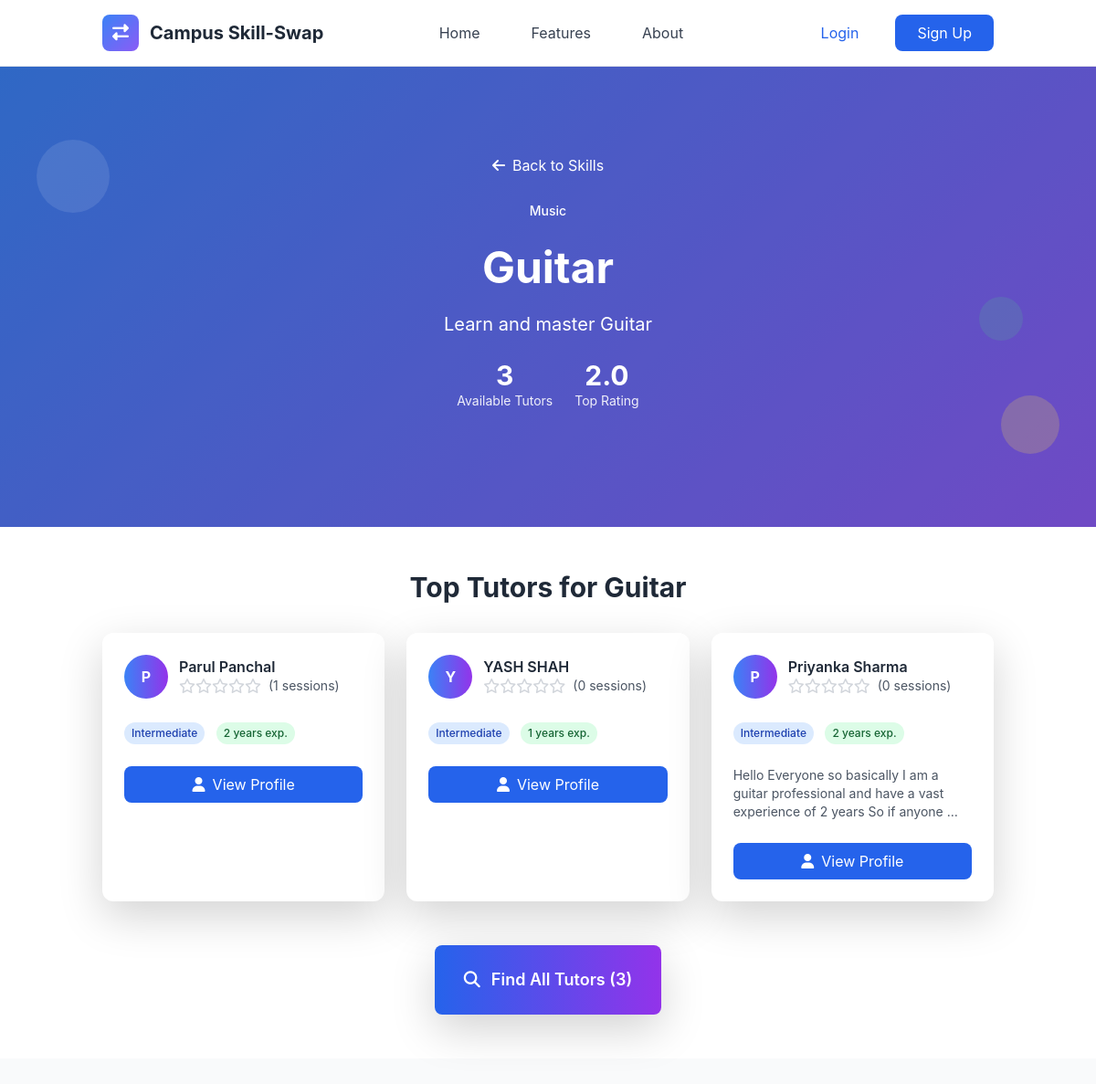
Page /skills/33/ on the committed database.
### skills/models.py (models this page shows, shortened)
class Skill(models.Model):
    name = models.CharField(max_length=100)
    category = models.ForeignKey(SkillCategory, on_delete=models.CASCADE, related_name='skills')
    description = models.TextField(blank=True)
    is_popular = models.BooleanField(default=False)
    created_at = models.DateTimeField(auto_now_add=True)
    updated_at = models.DateTimeField(auto_now=True)
    class Meta:
        ordering = ['category__name', 'name']
        unique_together = ['name', 'category']

class SkillCategory(models.Model):
    name = models.CharField(max_length=100, unique=True)
    description = models.TextField(blank=True)
    icon = models.CharField(max_length=50, blank=True, help_text="CSS icon class")
    color = models.CharField(max_length=7, default='#3B82F6', help_text="Hex color code")
    is_active = models.BooleanField(default=True)
    created_at = models.DateTimeField(auto_now_add=True)
    updated_at = models.DateTimeField(auto_now=True)
    class Meta:
        ordering = ['name']
        verbose_name_plural = "Skill Categories"
        db_table = 'category'

class OfferedSkill(models.Model):
    PROFICIENCY_LEVELS = [
        ('beginner', 'Beginner'),
        ('intermediate', 'Intermediate'),
        ('advanced', 'Advanced'),
        ('expert', 'Expert'),
    ]
    user = models.ForeignKey(User, on_delete=models.CASCADE, related_name='offered_skills')
    skill = models.ForeignKey(Skill, on_delete=models.CASCADE, related_name='offered_by_users')
    proficiency_level = models.CharField(max_length=20, choices=PROFICIENCY_LEVELS)
    description = models.TextField(blank=True, help_text="Describe your experience with this skill")
    years_of_experience = models.PositiveIntegerField(default=0)
    is_active = models.BooleanField(default=True)
    teaching_preference = models.CharField(max_length=20, choices=[
        ('online', 'Online Only'),
        ('in_person', 'In-Person Only'),
        ('both', 'Both Online and In-Person'),
    ], default='both')
    max_students_per_session = models.PositiveIntegerField(default=1)
    created_at = models.DateTimeField(auto_now_add=True)
    updated_at = models.DateTimeField(auto_now=True)
    total_sessions = models.PositiveIntegerField(default=0)
    average_rating = models.FloatField(default=0.0)
    class Meta:
        ordering = ['-created_at']
        unique_together = ['user', 'skill']
        db_table = 'offeredskill'

### skills/views.py (the view)
# urls.py: path('<int:pk>/', views.SkillDetailView.as_view(), name='skill_detail'),
class SkillDetailView(DetailView):
    model = Skill
    template_name = 'skills/skill_detail.html'
    context_object_name = 'skill'
    def get_context_data(self, **kwargs):
        context = super().get_context_data(**kwargs)
        skill = self.get_object()
        top_tutors = (OfferedSkill.objects
                     .filter(skill=skill, is_active=True)
                     .select_related('user')
                     .order_by('-average_rating', '-total_sessions')[:3])
        context['top_tutors'] = top_tutors
        context['total_tutors'] = OfferedSkill.objects.filter(skill=skill, is_active=True).count()
        return context

### templates/skills/skill_detail.html (shortened to what this page needs)
{% extends 'base.html' %}
{% load static %}
{% block content %}
<section class="gradient-bg relative overflow-hidden">
    <div class="absolute inset-0 bg-black opacity-20"></div>
    <div class="relative container mx-auto px-4 py-16 lg:py-24">
        <div class="text-center text-white">
            <nav class="mb-6">
                <a href="{% url 'skills:skill_list' %}" class="text-white hover:text-yellow-300 transition-colors">
                    <i class="fas fa-arrow-left mr-2"></i>Back to Skills
                </a>
            </nav>
            <div class="inline-block bg-{{ skill.category.color|default:'blue' }}-100 text-{{ skill.category.color|default:'blue' }}-800 px-4 py-1 rounded-full text-sm font-medium mb-4">
                {{ skill.category.name }}
            </div>
            <h1 class="text-4xl lg:text-5xl font-bold mb-4">{{ skill.name }}</h1>
            <p class="text-lg lg:text-xl mb-6">{{ skill.description|default:"Discover tutors who can teach you this skill!" }}</p>
            <div class="flex justify-center items-center space-x-6 mb-8">
                <div class="text-center">
                    <div class="text-3xl font-bold">{{ total_tutors }}</div>
                    <div class="text-sm opacity-90">Available Tutors</div>
                </div>
                {% if top_tutors %}
                <div class="text-center">
                    <div class="text-3xl font-bold">{{ top_tutors.0.average_rating|floatformat:1 }}</div>
                    <div class="text-sm opacity-90">Top Rating</div>
                </div>
                {% endif %}
            </div>
        </div>
    </div>
    <div class="absolute top-20 left-10 w-20 h-20 bg-white opacity-10 rounded-full animate-bounce"></div>
    <div class="absolute bottom-20 right-10 w-16 h-16 bg-yellow-300 opacity-20 rounded-full animate-pulse"></div>
    <div class="absolute top-1/2 right-20 w-12 h-12 bg-green-400 opacity-15 rounded-full animate-bounce delay-75"></div>
</section>
<section class="py-12 bg-white">
    <div class="container mx-auto px-4">
        {% if top_tutors %}
        <div class="mb-12">
            <h2 class="text-3xl font-bold text-gray-800 mb-8 text-center">Top Tutors for {{ skill.name }}</h2>
            <div class="grid md:grid-cols-3 gap-6 mb-8">
                {% for tutor in top_tutors %}
                <div class="bg-white rounded-xl shadow-lg p-6 hover:shadow-xl transition-shadow">
                    <div class="flex items-center mb-4">
                        <div class="w-12 h-12 bg-gradient-to-r from-blue-500 to-purple-600 rounded-full flex items-center justify-center text-white font-bold">
                            {{ tutor.user.first_name.0|default:tutor.user.username.0|upper }}
                        </div>
                        <div class="ml-3">
                            <h3 class="font-semibold text-gray-800">{{ tutor.user.first_name }} {{ tutor.user.last_name|default:tutor.user.username }}</h3>
                            <div class="flex items-center">
                                {% for i in "12345" %}
                                    {% if forloop.counter <= tutor.average_rating|floatformat:0 %}
                                        <i class="fas fa-star text-yellow-400"></i>
                                    {% else %}
                                        <i class="far fa-star text-gray-300"></i>
                                    {% endif %}
                                {% endfor %}
                                <span class="text-sm text-gray-600 ml-2">({{ tutor.total_sessions }} sessions)</span>
                            </div>
                        </div>
                    </div>
                    <div class="mb-4">
                        <span class="inline-block bg-blue-100 text-blue-800 px-2 py-1 rounded-full text-xs font-medium">
                            {{ tutor.get_proficiency_level_display }}
                        </span>
                        <span class="inline-block bg-green-100 text-green-800 px-2 py-1 rounded-full text-xs font-medium ml-2">
                            {{ tutor.years_of_experience }} years exp.
                        </span>
                    </div>
                    <p class="text-gray-600 text-sm mb-4">{{ tutor.description|truncatewords:20 }}</p>
                    <a href="{% url 'skills:tutor_profile' tutor.user.id %}" class="w-full bg-blue-600 text-white py-2 px-4 rounded-lg text-center block hover:bg-blue-700 transition-colors">
                        <i class="fas fa-user mr-2"></i>View Profile
                    </a>
                </div>
                {% endfor %}
            </div>
        </div>
        {% endif %}
        <div class="text-center">
            {% if total_tutors > 0 %}
                <a href="{% url 'skills:find_tutors' skill.id %}" class="inline-block bg-gradient-to-r from-blue-600 to-purple-600 text-white py-4 px-8 rounded-lg text-lg font-semibold hover:from-blue-700 hover:to-purple-700 transition-all transform hover:scale-105 shadow-lg">
                    <i class="fas fa-search mr-3"></i>Find All Tutors ({{ total_tutors }})
                </a>
            {% endif %}
        </div>
    </div>
</section>
{% endblock %}

### templates/base.html (style rules this page uses)
:root { --primary-color: #3B82F6; --secondary-color: #10B981; --accent-color: #8B5CF6; --warning-color: #F59E0B; --danger-color: #EF4444; }
body { font-family: 'Inter', -apple-system, BlinkMacSystemFont, sans-serif; }
.gradient-bg { background: linear-gradient(135deg, var(--primary-color) 0%, var(--accent-color) 100%); }

### rows in the picture
Skill: category.name "Music", name "Guitar", description "Learn and master Guitar"
OfferedSkill: average_rating "2.0", user.first_name.0 "P", user.first_name "Parul", user.last_name "Panchal", total_sessions "1", proficiency_level "Intermediate", years_of_experience "2"
OfferedSkill: user.first_name.0 "Y", user.first_name "YASH", user.last_name "SHAH", total_sessions "0", proficiency_level "Intermediate", years_of_experience "1"
OfferedSkill: user.first_name.0 "P", user.first_name "Priyanka", user.last_name "Sharma", total_sessions "0", proficiency_level "Intermediate", years_of_experience "2", description "Hello Everyone so basically I am a guitar professional and have a vast experience of 2 years So if anyone …"

### other values in the picture
{{ total_tutors }} "3"
